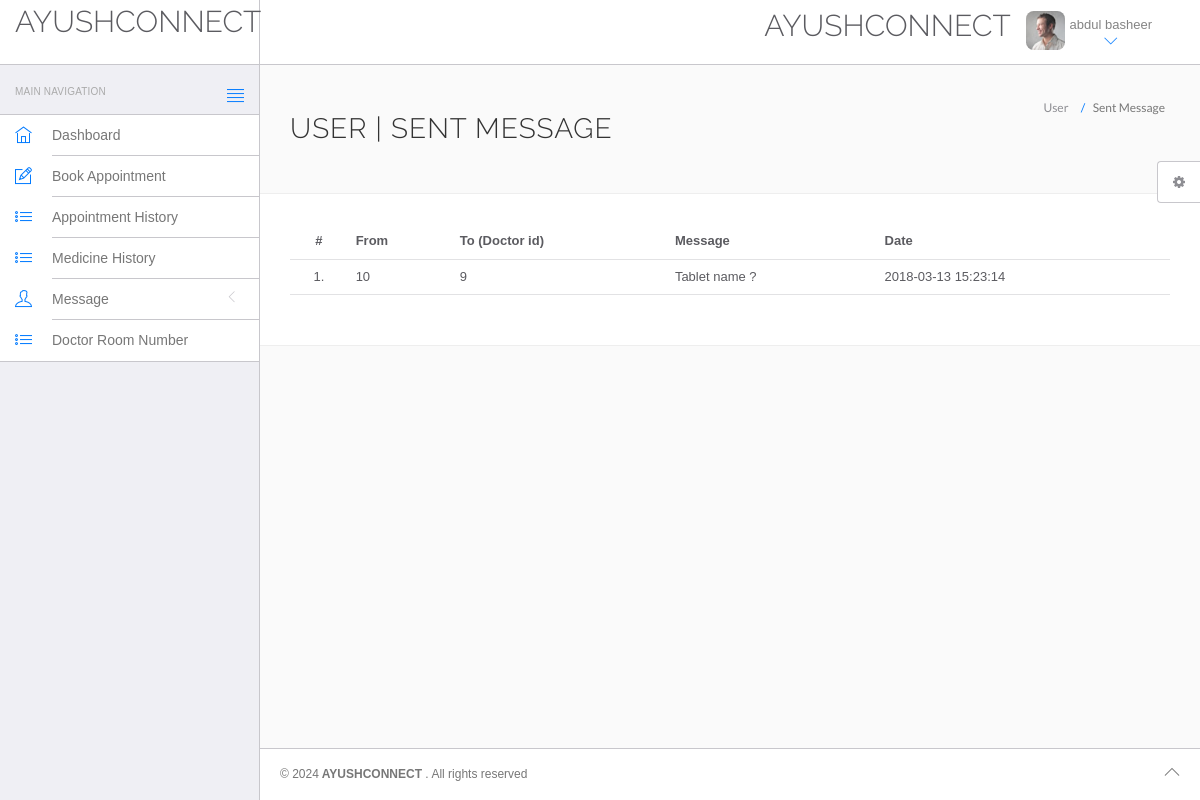
The page /hms/sent-message.php (signed in) on the database its author committed.
### tables this page shows
CREATE TABLE IF NOT EXISTS `users` (
  `id` int(11) NOT NULL AUTO_INCREMENT,
  `fullName` varchar(255) NOT NULL,
  `address` longtext NOT NULL,
  `city` varchar(255) NOT NULL,
  `gender` varchar(255) NOT NULL,
  `email` varchar(255) NOT NULL,
  `password` varchar(255) NOT NULL,
  `regDate` timestamp NOT NULL DEFAULT CURRENT_TIMESTAMP,
  `updationDate` varchar(255) NOT NULL,
  PRIMARY KEY (`id`)
);

CREATE TABLE IF NOT EXISTS `message` (
  `msgid` int(10) NOT NULL AUTO_INCREMENT,
  `fromId` int(10) NOT NULL,
  `msgfrom` varchar(25) NOT NULL,
  `toId` int(10) NOT NULL,
  `message` text NOT NULL,
  `msgdate` datetime NOT NULL,
  PRIMARY KEY (`msgid`)
);

### hms/sent-message.php (the view, shortened to what this page needs)
<!DOCTYPE html>
<html lang="en">
	<head>
		<link rel="stylesheet" href="vendor/bootstrap/css/bootstrap.min.css">
		<link rel="stylesheet" href="vendor/fontawesome/css/font-awesome.min.css">
		<link rel="stylesheet" href="vendor/themify-icons/themify-icons.min.css">
		<link href="vendor/animate.css/animate.min.css" rel="stylesheet" media="screen">
		<link href="vendor/perfect-scrollbar/perfect-scrollbar.min.css" rel="stylesheet" media="screen">
		<link href="vendor/switchery/switchery.min.css" rel="stylesheet" media="screen">
		<link href="vendor/bootstrap-touchspin/jquery.bootstrap-touchspin.min.css" rel="stylesheet" media="screen">
		<link href="vendor/select2/select2.min.css" rel="stylesheet" media="screen">
		<link href="vendor/bootstrap-datepicker/bootstrap-datepicker3.standalone.min.css" rel="stylesheet" media="screen">
		<link href="vendor/bootstrap-timepicker/bootstrap-timepicker.min.css" rel="stylesheet" media="screen">
		<link rel="stylesheet" href="assets/css/styles.css">
		<link rel="stylesheet" href="assets/css/plugins.css">
		<link rel="stylesheet" href="assets/css/themes/theme-1.css" id="skin_color" />
	</head>
	<body>
		<div id="app">
<?php include('include/sidebar.php');?>
			<div class="app-content">
					<?php include('include/header.php');?>
				<div class="main-content" >
					<div class="wrap-content container" id="container">
						<section id="page-title">
							<div class="row">
								<div class="col-sm-8">
									<h1 class="mainTitle">User  |  Sent Message</h1>
																	</div>
								<ol class="breadcrumb">
									<li>
										<span>User </span>
									</li>
									<li class="active">
										<span> Sent Message</span>
									</li>
								</ol>
							</div>
						</section>
						<div class="container-fluid container-fullw bg-white">
									<div class="row">
								<div class="col-md-12">
									<table class="table table-hover" id="sample-table-1">
										<thead>
											<tr>
												<th class="center">#</th>
                                                <th class="hidden-xs">From</th>
												<th class="hidden-xs">To (Doctor id)</th>
												<th class="hidden-xs">Message</th>
                                                <th class="hidden-xs">Date</th>
											</tr>
										</thead>
										<tbody>
<?php
$sql=mysql_query("select * from message  where fromId='".$_SESSION['id']."'");
$cnt=1;
while($row=mysql_fetch_array($sql))
{
?>
											<tr>
												<td class="center"><?php echo $cnt;?>.</td>
												<td><?php echo $row['fromId'];?></td>
                                                <td><?php echo $row['toId'];?></td>
												<td><?php echo $row['message'];?></td>
												<td><?php echo $row['msgdate'];?></td>
											</tr>
											<?php
$cnt=$cnt+1;
											 }?>
										</tbody>
									</table>
								</div>
							</div>
								</div>
					</div>
				</div>
			</div>
	<?php include('include/footer.php');?>
	<?php include('include/setting.php');?>
		</div>
	</body>
</html>

### hms/include/header.php (shortened to what this page needs)
<header class="navbar navbar-default navbar-static-top">
					<div class="navbar-header">
						<a class="navbar-brand" href="#">
							<h2 style="padding-top:2% ">AYUSHCONNECT </h2>
						</a>
						<a href="#" class="sidebar-toggler pull-right visible-md visible-lg" data-toggle-class="app-sidebar-closed" data-toggle-target="#app">
							<i class="ti-align-justify"></i>
						</a>
					</div>
					<div class="navbar-collapse collapse">
						<ul class="nav navbar-right">
								<li  style="padding-top:2% ">
								<h2>AYUSHCONNECT </h2>
							</li>
							<li class="dropdown current-user">
								<a href class="dropdown-toggle" data-toggle="dropdown">
									<img src="assets/images/avatar-1.jpg" alt="Peter"> <span class="username">
									<?php $query=mysql_query("select fullName from users where id='".$_SESSION['id']."'");
while($row=mysql_fetch_array($query))
{
	echo $row['fullName'];
}
									?> <i class="ti-angle-down"></i></i></span>
								</a>
							</li>
						</ul>
					</div>
				</header>

### hms/assets/css/themes/theme-1.css (style rules this page uses)
body { background: #FAFAFA; }
header .navbar-header { background: #ffffff !important; border-right-color: #c8c7cc !important; border-bottom-color: #c8c7cc !important; }
header .navbar-header .sidebar-toggler, header .navbar-header .sidebar-mobile-toggler { color: #007aff !important; }
header .navbar-header .navbar-brand { color: #777 !important; }
header .navbar-collapse { background: #ffffff !important; border-bottom-color: #c8c7cc !important; box-shadow: none !important; }
header .navbar-collapse .navbar-right > li > a { color: #777; }
header .navbar-collapse .navbar-right > li > a i { color: #007aff !important; }

### rows shown on the page
users: fullName "abdul basheer"
message: fromId "10", toId "9", message "Tablet name ?", msgdate "2018-03-13 15:23:14"
